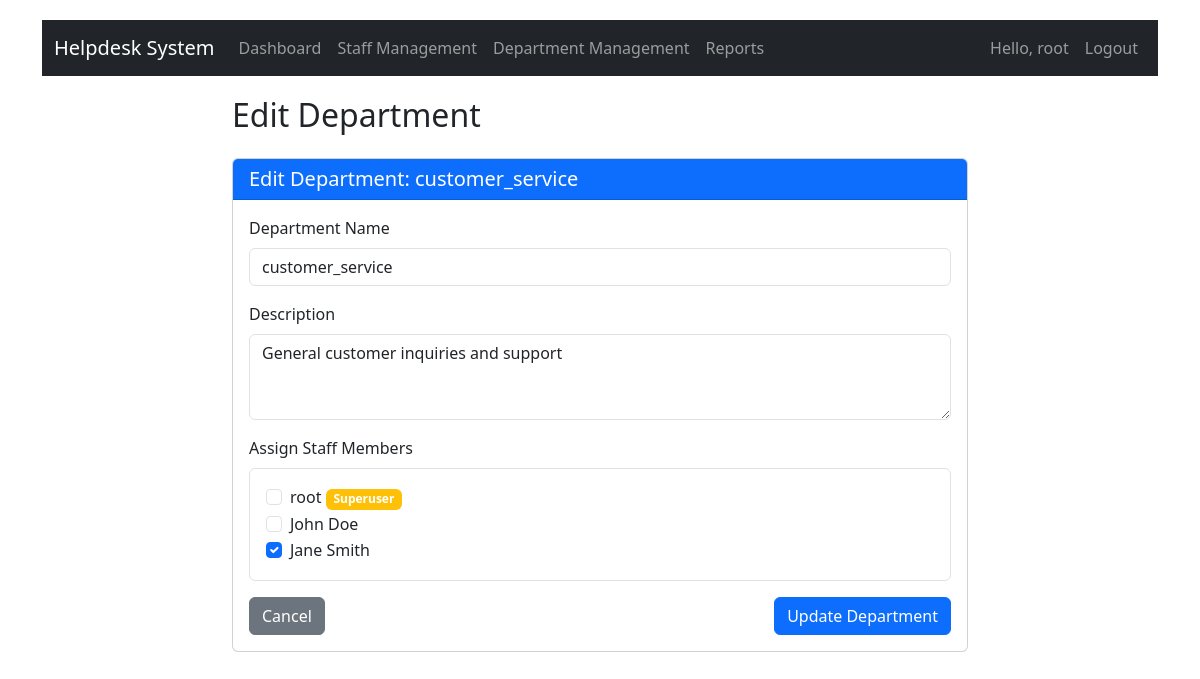
Page /departments/2/edit/ (signed in) on the committed database.
### tickets/models.py (models this page shows)
class Department(models.Model):
    name = models.CharField(max_length=100, unique=True)
    description = models.TextField(blank=True)
    staff = models.ManyToManyField(User, related_name='departments', limit_choices_to={'is_staff': True})
    created_at = models.DateTimeField(auto_now_add=True)
    def __str__(self):
        return self.name

### tickets/views.py (the view, shortened to what this page needs)
# urls.py: path('departments/<int:pk>/edit/', views.department_edit, name='department_edit'),
@login_required
@superuser_required
def department_edit(request, pk):
    department = get_object_or_404(Department, pk=pk)
    context = {
        'title': 'Edit Department',
        'department': department,
        'name': department.name,
        'description': department.description,
        'staff': User.objects.filter(is_staff=True),
        'selected_staff': [str(staff.id) for staff in department.staff.all()],
    }
    return render(request, 'tickets/departments/department_form.html', context)

### tickets/views.py (called while the page is built)
def superuser_required(function):
    actual_decorator = user_passes_test(lambda u: u.is_superuser)
    return actual_decorator(function)

### tickets/templates/tickets/departments/department_form.html (shortened to what this page needs)
{% extends 'base.html' %}
{% block content %}
<div class="row mb-4">
    <div class="col-md-8 offset-md-2">
        <h2 class="mb-4">{{ title }}</h2>
        <div class="card">
            <div class="card-header bg-primary text-white">
                <h5 class="card-title mb-0">
                    {% if department %}Edit Department: {{ department }}{% else %}Create New Department{% endif %}
                </h5>
            </div>
            <div class="card-body">
                <form method="post" novalidate>
                    <div class="mb-3">
                        <label for="name" class="form-label">Department Name</label>
                        <input type="text" id="name" name="name" class="form-control {% if errors.name %}is-invalid{% endif %}" value="{{ name|default:'' }}" required>
                    </div>
                    <div class="mb-3">
                        <label for="description" class="form-label">Description</label>
                        <textarea id="description" name="description" class="form-control" rows="3">{{ description|default:'' }}</textarea>
                    </div>
                    <div class="mb-3">
                        <label class="form-label">Assign Staff Members</label>
                        <div class="border p-3 rounded">
                            {% for staff_member in staff %}
                            <div class="form-check">
                                <input type="checkbox" id="staff_{{ staff_member.id }}" name="staff" value="{{ staff_member.id }}" class="form-check-input"
                                {% if selected_staff and staff_member.id|stringformat:"i" in selected_staff %}checked{% endif %}>
                                <label class="form-check-label" for="staff_{{ staff_member.id }}">
                                    {{ staff_member.get_full_name|default:staff_member.username }}
                                    {% if staff_member.is_superuser %}<span class="badge bg-warning">Superuser</span>{% endif %}
                                </label>
                            </div>
                            {% empty %}
                            <p class="text-muted">No staff members available.</p>
                            {% endfor %}
                        </div>
                    </div>
                    <div class="d-flex justify-content-between">
                        <a href="{% url 'department_list' %}" class="btn btn-secondary">Cancel</a>
                        <button type="submit" class="btn btn-primary">
                            {% if department %}Update{% else %}Create{% endif %} Department
                        </button>
                    </div>
                </form>
            </div>
        </div>
    </div>
</div>
{% endblock %}

### templates/base.html (shortened to what this page needs)
<!DOCTYPE html>
<html lang="en">
<head>
    <link href="https://cdn.jsdelivr.net/npm/bootstrap@5.3.0/dist/css/bootstrap.min.css" rel="stylesheet">
</head>
<body>
    <div class="container">
        <nav class="navbar navbar-expand-lg navbar-dark bg-dark">
            <div class="container-fluid">
                <a class="navbar-brand" href="{% url 'dashboard' %}">Helpdesk System</a>
                <div class="collapse navbar-collapse" id="navbarNav">
                    <ul class="navbar-nav me-auto">
                        {% if user.is_staff %}
                        <li class="nav-item">
                            <a class="nav-link" href="{% url 'dashboard' %}">Dashboard</a>
                        </li>
                        {% if user.is_superuser %}
                        <li class="nav-item">
                            <a class="nav-link" href="{% url 'staff_list' %}">Staff Management</a>
                        </li>
                        <li class="nav-item">
                            <a class="nav-link" href="{% url 'department_list' %}">Department Management</a>
                        </li>
                        <li class="nav-item">
                            <a class="nav-link" href="{% url 'ticket_report' %}">Reports</a>
                        </li>
                        {% endif %}
                        {% endif %}
                    </ul>
                    <ul class="navbar-nav">
                        {% if user.is_authenticated %}
                        <li class="nav-item">
                            <span class="nav-link">Hello, {{ user.username }}</span>
                        </li>
                        <li class="nav-item">
                            <form method="post" action="{% url 'accounts:logout' %}" class="d-inline">
                                <button type="submit" class="nav-link btn btn-link">Logout</button>
                            </form>
                        </li>
                        {% else %}
                        <li class="nav-item">
                            <a class="nav-link" href="{% url 'accounts:login' %}">Login</a>
                        </li>
                        {% endif %}
                    </ul>
                </div>
            </div>
        </nav>
        <div class="content">
            {% block content %}
            {% endblock %}
        </div>
    </div>
</body>
</html>

### templates/base.html (style rules this page uses)
body { padding-top: 20px; }
.navbar { margin-bottom: 20px; }

### rows in the picture
Department: name "customer_service", description "General customer inquiries and support"

### other values in the picture
{{ user.username }} "root"
{{ title }} "Edit Department"
{{ staff_member.get_full_name|default:staff_member.username }} "root"
{{ staff_member.get_full_name|default:staff_member.username }} "John Doe"
{{ staff_member.get_full_name|default:staff_member.username }} "Jane Smith"
